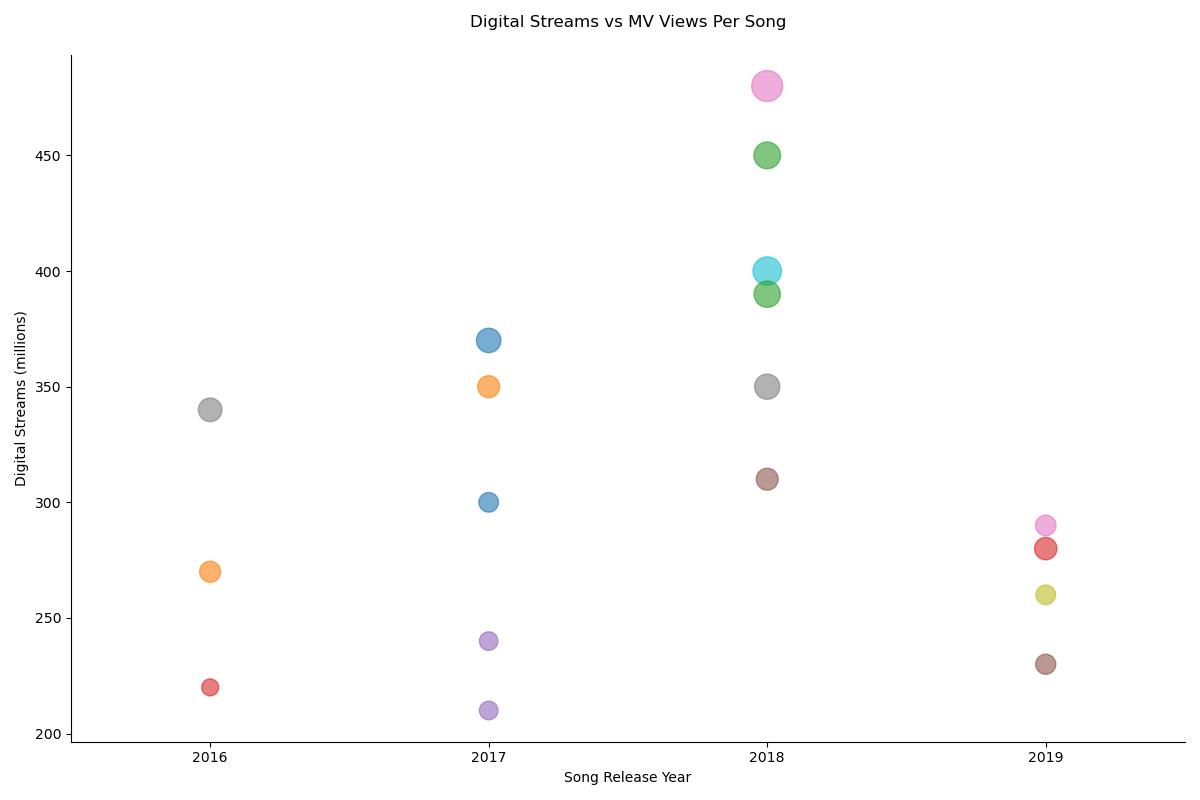

The script that drew this image:

import matplotlib.pyplot as plt

Country = ['USA', 'UK', 'Canada', 'Australia', 'France', 'Germany', 'South Korea', 'Spain',
           'Brazil', 'Japan', 'India', 'Mexico', 'Netherlands', 'Sweden', 'Italy', 'Russia', 
           'Argentina', 'Nigeria']
Artist = ['Taylor Swift', 'Ed Sheeran', 'Drake', 'Sia', 'David Guetta', 'Zedd', 'BTS', 'Enrique Iglesias', 
          'Anitta', 'Kenshi Yonezu', 'Arijit Singh', 'Thalía', 'Martin Garrix', 'Zara Larsson', 'Lorenzo Jovanotti', 
          'Nyusha', 'TINI', 'WizKid']
Song_Release_Year = [2017, 2017, 2018, 2016, 2017, 2019, 2018, 2016, 2019, 2018, 2017, 2016, 2018, 2019, 
                     2017, 2018, 2019, 2018]
Digital_Streams= [300, 350, 450, 220, 210, 230, 480, 340, 260, 400, 370, 270, 390, 280, 240, 310, 290, 350]
MV_Views = [200, 250, 370, 150, 180, 210, 500, 290, 200, 420, 310, 230, 360, 260, 180, 250, 220, 330]

plt.figure(figsize=(12, 8))
plt.scatter(Song_Release_Year, Digital_Streams, c=['#1f77b4', '#ff7f0e', '#2ca02c', '#d62728',
                                                    '#9467bd', '#8c564b', '#e377c2', '#7f7f7f',
                                                    '#bcbd22', '#17becf', '#1f77b4', '#ff7f0e',
                                                    '#2ca02c', '#d62728', '#9467bd', '#8c564b',
                                                    '#e377c2', '#7f7f7f'], 
            s=MV_Views, alpha=0.6)

plt.xticks(range(2016, 2020))
plt.xlabel('Song Release Year')
plt.ylabel('Digital Streams (millions)')
plt.title('Digital Streams vs MV Views Per Song', pad=20)
plt.xlim(2015.5, 2019.5)
plt.gca().spines['top'].set_visible(False)
plt.gca().spines['right'].set_visible(False)
plt.tight_layout()
plt.show()
